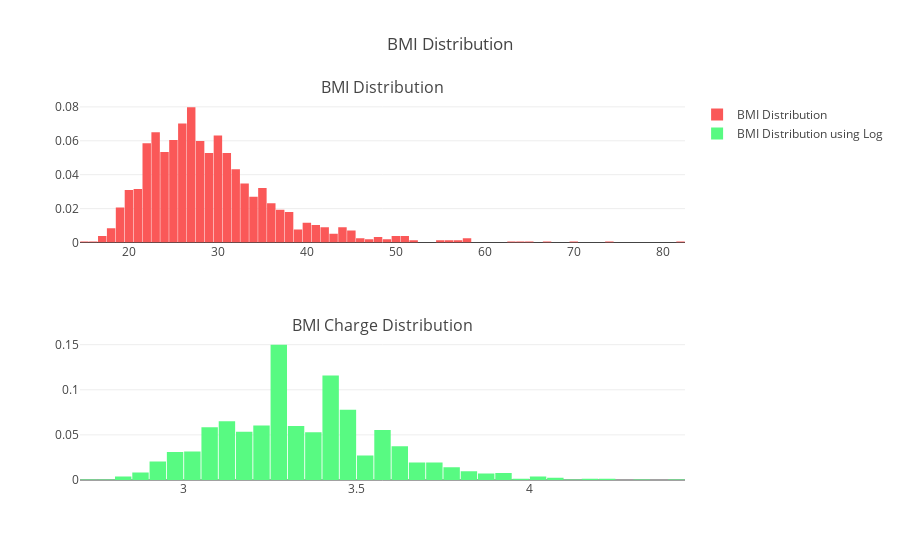

The code cell stored with this chart in its notebook:
### Code cell
# Determine the distribution of charge
charge_dist = df['BMI '].values
logcharge = np.log(df['BMI '])



trace0 = go.Histogram(
    x=charge_dist,
    histnorm='probability',
    name="BMI Distribution",
    marker = dict(
        color = '#FA5858',
    )
)
trace1 = go.Histogram(
    x=logcharge,
    histnorm='probability',
    name="BMI Distribution using Log",
    marker = dict(
        color = '#58FA82',
    )
)

fig = tools.make_subplots(rows=2, cols=1,
                          subplot_titles=('BMI Distribution','BMI Charge Distribution'),
                         print_grid=False)



fig.append_trace(trace0, 1, 1)
fig.append_trace(trace1, 2, 1)


fig['layout'].update(showlegend=True, title='BMI Distribution', bargap=0.05)
iplot(fig, filename='custom-sized-subplot-with-subplot-titles')

### Figure 1 — Plotly figure (JSON) as saved in the notebook; plotly's stock layout.template omitted (floating-point values rounded to 4 significant figures; data arrays with more than 128 entries replaced by an {"elided": "..."} marker saying what was removed)
{"data": [{"histnorm": "probability", "marker": {"color": "#FA5858"}, "name": "BMI Distribution", "type": "histogram", "uid": "8f2197fa-aa75-4242-ac76-500b9d1e45d1", "x": {"elided": "1553 int values"}, "xaxis": "x", "yaxis": "y"}, {"histnorm": "probability", "marker": {"color": "#58FA82"}, "name": "BMI Distribution using Log", "type": "histogram", "uid": "378c6abd-de98-43b8-892c-36eb6f180cd1", "x": {"elided": "1553 float values"}, "xaxis": "x2", "yaxis": "y2"}], "layout": {"annotations": [{"font": {"size": 16}, "showarrow": false, "text": "BMI Distribution", "x": 0.5, "xanchor": "center", "xref": "paper", "y": 1, "yanchor": "bottom", "yref": "paper"}, {"font": {"size": 16}, "showarrow": false, "text": "BMI Charge Distribution", "x": 0.5, "xanchor": "center", "xref": "paper", "y": 0.375, "yanchor": "bottom", "yref": "paper"}], "bargap": 0.05, "showlegend": true, "title": {"text": "BMI Distribution"}, "xaxis": {"anchor": "y", "domain": [0, 1]}, "xaxis2": {"anchor": "y2", "domain": [0, 1]}, "yaxis": {"anchor": "x", "domain": [0.625, 1]}, "yaxis2": {"anchor": "x2", "domain": [0, 0.375]}}}
